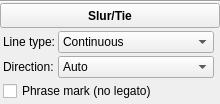
<?xml version="1.0" encoding="UTF-8"?>
<ui version="4.0">
 <class>InspectorSlur</class>
 <widget class="QWidget" name="InspectorSlur">
  <property name="geometry">
   <rect>
    <x>0</x>
    <y>0</y>
    <width>220</width>
    <height>104</height>
   </rect>
  </property>
  <property name="accessibleName">
   <string>Slur/Tie Inspector</string>
  </property>
  <layout class="QVBoxLayout" name="verticalLayout">
   <property name="spacing">
    <number>0</number>
   </property>
   <property name="leftMargin">
    <number>0</number>
   </property>
   <property name="topMargin">
    <number>0</number>
   </property>
   <property name="rightMargin">
    <number>0</number>
   </property>
   <property name="bottomMargin">
    <number>0</number>
   </property>
   <item>
    <widget class="QFrame" name="frame">
     <property name="frameShape">
      <enum>QFrame::HLine</enum>
     </property>
     <property name="frameShadow">
      <enum>QFrame::Sunken</enum>
     </property>
    </widget>
   </item>
   <item>
    <widget class="QToolButton" name="title">
     <property name="sizePolicy">
      <sizepolicy hsizetype="Preferred" vsizetype="Preferred">
       <horstretch>0</horstretch>
       <verstretch>0</verstretch>
      </sizepolicy>
     </property>
     <property name="font">
      <font>
       <weight>75</weight>
       <bold>true</bold>
      </font>
     </property>
     <property name="text">
      <string>Slur/Tie</string>
     </property>
    </widget>
   </item>
   <item>
    <widget class="QWidget" name="panel" native="true">
     <layout class="QGridLayout" name="gridLayout">
      <property name="leftMargin">
       <number>3</number>
      </property>
      <property name="topMargin">
       <number>3</number>
      </property>
      <property name="rightMargin">
       <number>3</number>
      </property>
      <property name="bottomMargin">
       <number>3</number>
      </property>
      <property name="spacing">
       <number>3</number>
      </property>
      <item row="1" column="1">
       <widget class="QComboBox" name="lineType">
        <property name="sizePolicy">
         <sizepolicy hsizetype="Expanding" vsizetype="Fixed">
          <horstretch>0</horstretch>
          <verstretch>0</verstretch>
         </sizepolicy>
        </property>
        <property name="accessibleName">
         <string>Line type</string>
        </property>
        <item>
         <property name="text">
          <string>Continuous</string>
         </property>
        </item>
        <item>
         <property name="text">
          <string>Dotted</string>
         </property>
        </item>
        <item>
         <property name="text">
          <string>Dashed</string>
         </property>
        </item>
        <item>
         <property name="text">
          <string>Wide Dashed</string>
         </property>
        </item>
       </widget>
      </item>
      <item row="1" column="0">
       <widget class="QLabel" name="label_2">
        <property name="text">
         <string>Line type:</string>
        </property>
        <property name="alignment">
         <set>Qt::AlignLeading|Qt::AlignLeft|Qt::AlignVCenter</set>
        </property>
        <property name="buddy">
         <cstring>lineType</cstring>
        </property>
       </widget>
      </item>
      <item row="2" column="0">
       <widget class="QLabel" name="label_1">
        <property name="text">
         <string>Direction:</string>
        </property>
        <property name="alignment">
         <set>Qt::AlignLeading|Qt::AlignLeft|Qt::AlignVCenter</set>
        </property>
        <property name="buddy">
         <cstring>slurDirection</cstring>
        </property>
       </widget>
      </item>
      <item row="2" column="1">
       <widget class="QComboBox" name="slurDirection">
        <property name="sizePolicy">
         <sizepolicy hsizetype="Expanding" vsizetype="Fixed">
          <horstretch>0</horstretch>
          <verstretch>0</verstretch>
         </sizepolicy>
        </property>
        <property name="accessibleName">
         <string>Direction</string>
        </property>
        <item>
         <property name="text">
          <string>Auto</string>
         </property>
        </item>
        <item>
         <property name="text">
          <string>Up</string>
         </property>
        </item>
        <item>
         <property name="text">
          <string>Down</string>
         </property>
        </item>
       </widget>
      </item>
      <item row="1" column="2">
       <widget class="Ms::ResetButton" name="resetLineType" native="true">
        <property name="sizePolicy">
         <sizepolicy hsizetype="Fixed" vsizetype="Preferred">
          <horstretch>0</horstretch>
          <verstretch>0</verstretch>
         </sizepolicy>
        </property>
        <property name="accessibleName">
         <string>Reset 'Line type' value</string>
        </property>
       </widget>
      </item>
      <item row="2" column="2">
       <widget class="Ms::ResetButton" name="resetSlurDirection" native="true">
        <property name="sizePolicy">
         <sizepolicy hsizetype="Fixed" vsizetype="Preferred">
          <horstretch>0</horstretch>
          <verstretch>0</verstretch>
         </sizepolicy>
        </property>
        <property name="accessibleName">
         <string>Reset 'Direction' value</string>
        </property>
       </widget>
      </item>
      <item row="3" column="0" colspan="2">
       <widget class="QCheckBox" name="phraseMark">
        <property name="toolTip">
         <string>A phrase mark: drawn as a slur, played without legato</string>
        </property>
        <property name="accessibleName">
         <string>Phrase mark (no legato)</string>
        </property>
        <property name="text">
         <string>Phrase mark (no legato)</string>
        </property>
       </widget>
      </item>
      <item row="3" column="2">
       <widget class="Ms::ResetButton" name="resetPhraseMark" native="true">
        <property name="sizePolicy">
         <sizepolicy hsizetype="Fixed" vsizetype="Preferred">
          <horstretch>0</horstretch>
          <verstretch>0</verstretch>
         </sizepolicy>
        </property>
        <property name="accessibleName">
         <string>Reset 'Phrase mark' value</string>
        </property>
       </widget>
      </item>
     </layout>
    </widget>
   </item>
  </layout>
 </widget>
 <customwidgets>
  <customwidget>
   <class>Ms::ResetButton</class>
   <extends>QWidget</extends>
   <header>inspector/resetButton.h</header>
   <container>1</container>
  </customwidget>
 </customwidgets>
 <tabstops>
  <tabstop>title</tabstop>
  <tabstop>lineType</tabstop>
  <tabstop>slurDirection</tabstop>
  <tabstop>phraseMark</tabstop>
 </tabstops>
 <resources/>
 <connections/>
</ui>
